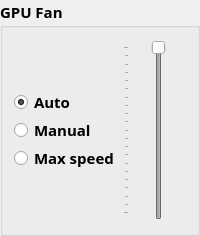
            <widget class="QGroupBox" name="gpu_box">
             <property name="sizePolicy">
              <sizepolicy hsizetype="Preferred" vsizetype="Preferred">
               <horstretch>0</horstretch>
               <verstretch>0</verstretch>
              </sizepolicy>
             </property>
             <property name="font">
              <font>
               <family>TT Squares</family>
               <pointsize>11</pointsize>
               <italic>false</italic>
               <bold>true</bold>
              </font>
             </property>
             <property name="cursor">
              <cursorShape>ArrowCursor</cursorShape>
             </property>
             <property name="title">
              <string>GPU Fan</string>
             </property>
             <layout class="QHBoxLayout" name="horizontalLayout_5">
              <property name="spacing">
               <number>4</number>
              </property>
              <property name="topMargin">
               <number>10</number>
              </property>
              <item>
               <layout class="QVBoxLayout" name="verticalLayout_5">
                <property name="spacing">
                 <number>0</number>
                </property>
                <property name="topMargin">
                 <number>50</number>
                </property>
                <property name="bottomMargin">
                 <number>50</number>
                </property>
                <item>
                 <widget class="QRadioButton" name="gpu_auto">
                  <property name="sizePolicy">
                   <sizepolicy hsizetype="Preferred" vsizetype="Preferred">
                    <horstretch>0</horstretch>
                    <verstretch>0</verstretch>
                   </sizepolicy>
                  </property>
                  <property name="font">
                   <font>
                    <family>TT Squares</family>
                    <pointsize>11</pointsize>
                    <fontweight>Light</fontweight>
                   </font>
                  </property>
                  <property name="cursor">
                   <cursorShape>ArrowCursor</cursorShape>
                  </property>
                  <property name="text">
                   <string>Auto</string>
                  </property>
                  <property name="checked">
                   <bool>true</bool>
                  </property>
                 </widget>
                </item>
                <item>
                 <widget class="QRadioButton" name="gpu_manual">
                  <property name="sizePolicy">
                   <sizepolicy hsizetype="Preferred" vsizetype="Preferred">
                    <horstretch>0</horstretch>
                    <verstretch>0</verstretch>
                   </sizepolicy>
                  </property>
                  <property name="font">
                   <font>
                    <family>TT Squares</family>
                    <pointsize>11</pointsize>
                    <fontweight>Light</fontweight>
                   </font>
                  </property>
                  <property name="cursor">
                   <cursorShape>ArrowCursor</cursorShape>
                  </property>
                  <property name="text">
                   <string>Manual</string>
                  </property>
                 </widget>
                </item>
                <item>
                 <widget class="QRadioButton" name="gpu_turbo">
                  <property name="sizePolicy">
                   <sizepolicy hsizetype="Preferred" vsizetype="Preferred">
                    <horstretch>0</horstretch>
                    <verstretch>0</verstretch>
                   </sizepolicy>
                  </property>
                  <property name="font">
                   <font>
                    <family>TT Squares</family>
                    <pointsize>11</pointsize>
                    <fontweight>Light</fontweight>
                   </font>
                  </property>
                  <property name="cursor">
                   <cursorShape>ArrowCursor</cursorShape>
                  </property>
                  <property name="text">
                   <string>Max speed</string>
                  </property>
                 </widget>
                </item>
               </layout>
              </item>
              <item>
               <widget class="QSlider" name="gpuManualSlider">
                <property name="enabled">
                 <bool>false</bool>
                </property>
                <property name="sizePolicy">
                 <sizepolicy hsizetype="Preferred" vsizetype="Preferred">
                  <horstretch>0</horstretch>
                  <verstretch>0</verstretch>
                 </sizepolicy>
                </property>
                <property name="maximumSize">
                 <size>
                  <width>16777215</width>
                  <height>180</height>
                 </size>
                </property>
                <property name="font">
                 <font>
                  <family>TT Squares</family>
                  <pointsize>11</pointsize>
                  <fontweight>Light</fontweight>
                 </font>
                </property>
                <property name="cursor">
                 <cursorShape>ArrowCursor</cursorShape>
                </property>
                <property name="maximum">
                 <number>20</number>
                </property>
                <property name="value">
                 <number>20</number>
                </property>
                <property name="tracking">
                 <bool>true</bool>
                </property>
                <property name="orientation">
                 <enum>Qt::Orientation::Vertical</enum>
                </property>
                <property name="tickPosition">
                 <enum>QSlider::TickPosition::TicksAbove</enum>
                </property>
                <property name="tickInterval">
                 <number>1</number>
                </property>
               </widget>
              </item>
             </layout>
            </widget>
